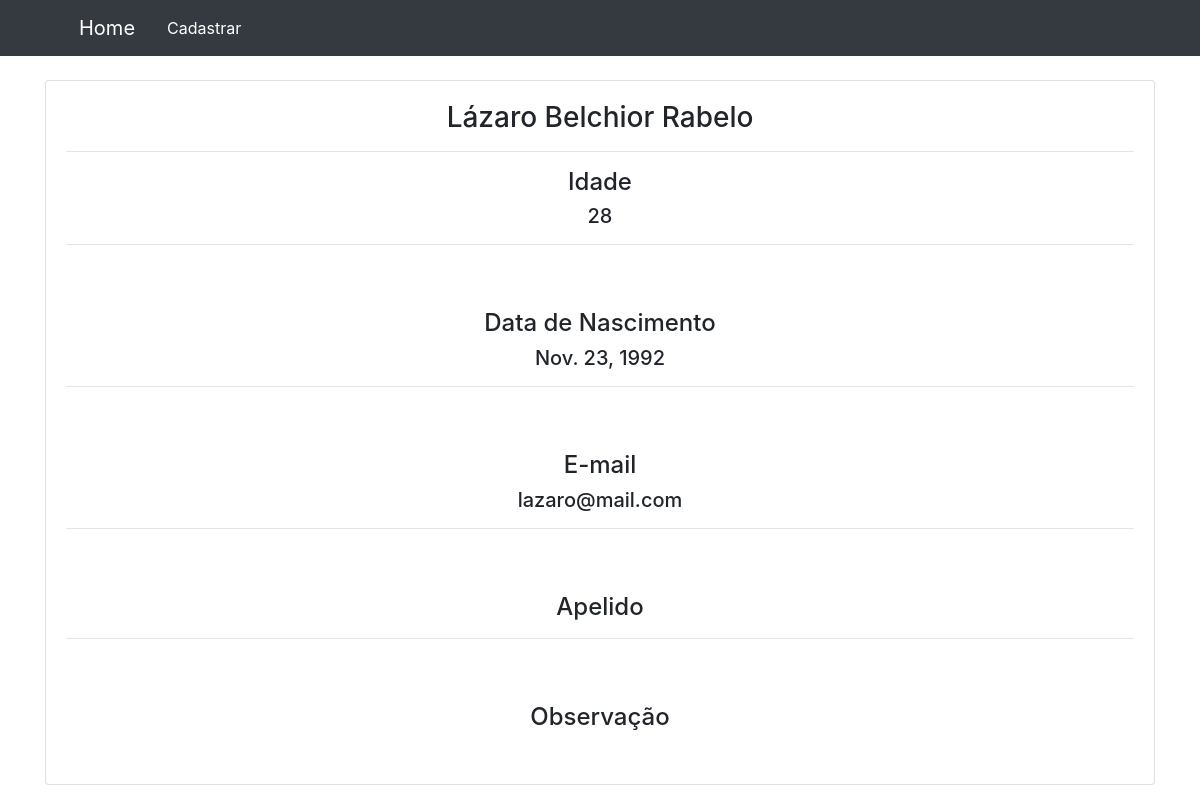
Screenshot of /detalhe_pessoa/2/ with the database file from the repository.
### pessoas/models.py (models this page shows, shortened)
class Pessoa(models.Model):
    nome = models.CharField('Nome', max_length=150)
    idade = models.IntegerField('Idade')
    data_nascimento = models.DateField('Data de Nascimento')
    email = models.EmailField('E-mail')
    apelido = models.CharField('Apelido', max_length=50, blank=True)
    observacao = models.TextField('Observação', max_length=150, blank=True)

### pessoas/views.py (the view)
# urls.py: path('detalhe_pessoa/<int:id>/', views.detalhe_pessoa, name='detalhe_pessoa')
def detalhe_pessoa(request, id):
    pessoa = Pessoa.objects.get(id=id)
    return render(request, 'pessoas/detalhe_pessoa.html', {'pessoa': pessoa})

### pessoas/templates/pessoas/detalhe_pessoa.html (shortened to what this page needs)
{% extends 'base.html' %}
{% load static %}
{% block content %}
    <div class="container">
        <div id="row-principal" class="row mt-4" style="margin-bottom: 7%;">
        <div class="col-md-12">
            <div class="card">
            <div class="card-body">
                <div class="row">
                    <div class="col-md-12">
                        <h3 id="titulo-profile">{{ pessoa.nome }}</h4>
                        <hr>
                    </div>
                </div>
                <div class="row">
                    <div class="col-md-12">
                        <h4>Idade</h4>
                        <h5>{{ pessoa.idade }}</h5>
                        <hr><br><br>
                        <h4>Data de Nascimento</h4>
                        <h5>{{ pessoa.data_nascimento }}</h5>
                        <hr><br><br>
                        <h4>E-mail</h4>
                        <h5>{{ pessoa.email }}</h5>
                        <hr><br><br>
                        <h4>Apelido</h4>
                        <hr><br><br>
                        <h4>Observação</h4>
                        <br>
                    </div>
                </div>
            </div>
            </div>
        </div>
        </div>
    </div>
{% endblock content %}

### pessoas/templates/pessoas/detalhe_pessoa.html (style rules this page uses)
h3, h4, h5 { text-align: center; }

### rows the page displays
Pessoa: nome "Lázaro Belchior Rabelo", idade "28", data_nascimento "Nov. 23, 1992", email "lazaro@mail.com"
